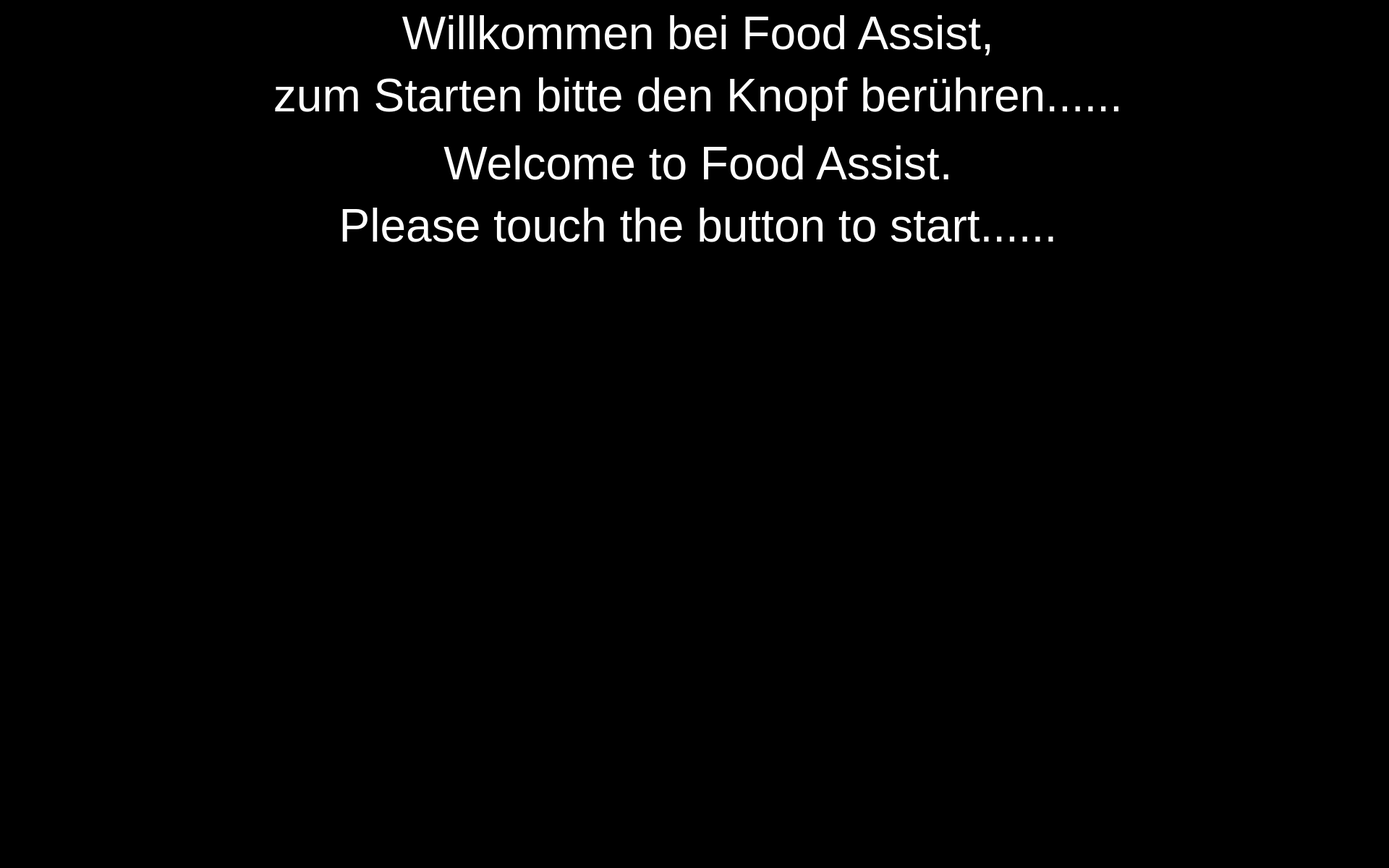
<?xml version="1.0" encoding="UTF-8"?>
<ui version="4.0">
 <class>FoodAssist</class>
 <widget class="QWidget" name="FoodAssist">
  <property name="windowModality">
   <enum>Qt::WindowModal</enum>
  </property>
  <property name="enabled">
   <bool>true</bool>
  </property>
  <property name="geometry">
   <rect>
    <x>0</x>
    <y>0</y>
    <width>1920</width>
    <height>1200</height>
   </rect>
  </property>
  <property name="sizePolicy">
   <sizepolicy hsizetype="Preferred" vsizetype="Preferred">
    <horstretch>0</horstretch>
    <verstretch>0</verstretch>
   </sizepolicy>
  </property>
  <property name="minimumSize">
   <size>
    <width>0</width>
    <height>0</height>
   </size>
  </property>
  <property name="maximumSize">
   <size>
    <width>1920</width>
    <height>1200</height>
   </size>
  </property>
  <property name="windowTitle">
   <string>Food Assist</string>
  </property>
  <property name="windowOpacity">
   <double>1.000000000000000</double>
  </property>
  <property name="styleSheet">
   <string notr="true">background-color: rgb(0, 0, 0);</string>
  </property>
  <widget class="QPushButton" name="start_button">
   <property name="enabled">
    <bool>true</bool>
   </property>
   <property name="geometry">
    <rect>
     <x>1450</x>
     <y>830</y>
     <width>200</width>
     <height>200</height>
    </rect>
   </property>
   <property name="sizePolicy">
    <sizepolicy hsizetype="Preferred" vsizetype="Preferred">
     <horstretch>0</horstretch>
     <verstretch>0</verstretch>
    </sizepolicy>
   </property>
   <property name="minimumSize">
    <size>
     <width>150</width>
     <height>150</height>
    </size>
   </property>
   <property name="maximumSize">
    <size>
     <width>200</width>
     <height>200</height>
    </size>
   </property>
   <property name="cursor">
    <cursorShape>OpenHandCursor</cursorShape>
   </property>
   <property name="focusPolicy">
    <enum>Qt::WheelFocus</enum>
   </property>
   <property name="contextMenuPolicy">
    <enum>Qt::DefaultContextMenu</enum>
   </property>
   <property name="icon">
    <iconset resource="resources/res.qrc">
     <normaloff>:/buttons/Button Start.svg</normaloff>:/buttons/Button Start.svg</iconset>
   </property>
   <property name="iconSize">
    <size>
     <width>200</width>
     <height>200</height>
    </size>
   </property>
   <property name="autoDefault">
    <bool>false</bool>
   </property>
   <property name="default">
    <bool>false</bool>
   </property>
   <property name="flat">
    <bool>true</bool>
   </property>
  </widget>
  <widget class="QLabel" name="status_watch">
   <property name="geometry">
    <rect>
     <x>180</x>
     <y>1040</y>
     <width>150</width>
     <height>150</height>
    </rect>
   </property>
   <property name="text">
    <string/>
   </property>
   <property name="pixmap">
    <pixmap resource="resources/res.qrc">:/img/Watch Off.svg</pixmap>
   </property>
  </widget>
  <widget class="QLabel" name="status_phone">
   <property name="geometry">
    <rect>
     <x>20</x>
     <y>1040</y>
     <width>150</width>
     <height>150</height>
    </rect>
   </property>
   <property name="text">
    <string/>
   </property>
   <property name="pixmap">
    <pixmap resource="resources/res.qrc">:/img/Phone Off.svg</pixmap>
   </property>
  </widget>
  <widget class="QLabel" name="start_label_de">
   <property name="enabled">
    <bool>true</bool>
   </property>
   <property name="geometry">
    <rect>
     <x>40</x>
     <y>0</y>
     <width>1850</width>
     <height>180</height>
    </rect>
   </property>
   <property name="sizePolicy">
    <sizepolicy hsizetype="Preferred" vsizetype="Preferred">
     <horstretch>0</horstretch>
     <verstretch>0</verstretch>
    </sizepolicy>
   </property>
   <property name="minimumSize">
    <size>
     <width>0</width>
     <height>0</height>
    </size>
   </property>
   <property name="maximumSize">
    <size>
     <width>2000</width>
     <height>1000</height>
    </size>
   </property>
   <property name="font">
    <font>
     <pointsize>48</pointsize>
     <weight>50</weight>
     <italic>false</italic>
     <bold>false</bold>
     <stylestrategy>PreferDefault</stylestrategy>
     <kerning>true</kerning>
    </font>
   </property>
   <property name="frameShape">
    <enum>QFrame::NoFrame</enum>
   </property>
   <property name="frameShadow">
    <enum>QFrame::Raised</enum>
   </property>
   <property name="lineWidth">
    <number>0</number>
   </property>
   <property name="text">
    <string>&lt;html&gt;&lt;head/&gt;&lt;body&gt;&lt;p&gt;&lt;span style=&quot; color:#ffffff;&quot;&gt;Willkommen bei Food Assist,&lt;/span&gt;&lt;/p&gt;&lt;p&gt;&lt;span style=&quot; color:#ffffff;&quot;&gt;zum Starten bitte den Knopf berühren......&lt;/span&gt;&lt;/p&gt;&lt;/body&gt;&lt;/html&gt;</string>
   </property>
   <property name="textFormat">
    <enum>Qt::AutoText</enum>
   </property>
   <property name="scaledContents">
    <bool>false</bool>
   </property>
   <property name="alignment">
    <set>Qt::AlignCenter</set>
   </property>
   <property name="wordWrap">
    <bool>true</bool>
   </property>
  </widget>
  <widget class="QLabel" name="start_label_en">
   <property name="enabled">
    <bool>true</bool>
   </property>
   <property name="geometry">
    <rect>
     <x>40</x>
     <y>180</y>
     <width>1850</width>
     <height>180</height>
    </rect>
   </property>
   <property name="sizePolicy">
    <sizepolicy hsizetype="Preferred" vsizetype="Preferred">
     <horstretch>0</horstretch>
     <verstretch>0</verstretch>
    </sizepolicy>
   </property>
   <property name="minimumSize">
    <size>
     <width>0</width>
     <height>0</height>
    </size>
   </property>
   <property name="maximumSize">
    <size>
     <width>2000</width>
     <height>1000</height>
    </size>
   </property>
   <property name="font">
    <font>
     <pointsize>48</pointsize>
     <weight>50</weight>
     <italic>false</italic>
     <bold>false</bold>
     <stylestrategy>PreferDefault</stylestrategy>
     <kerning>true</kerning>
    </font>
   </property>
   <property name="frameShape">
    <enum>QFrame::NoFrame</enum>
   </property>
   <property name="frameShadow">
    <enum>QFrame::Raised</enum>
   </property>
   <property name="lineWidth">
    <number>0</number>
   </property>
   <property name="text">
    <string>&lt;html&gt;&lt;head/&gt;&lt;body&gt;&lt;p&gt;&lt;span style=&quot; color:#ffffff;&quot;&gt;Welcome to Food Assist.&lt;/span&gt;&lt;/p&gt;&lt;p&gt;&lt;span style=&quot; color:#ffffff;&quot;&gt;Please touch the button to start......&lt;/span&gt;&lt;/p&gt;&lt;/body&gt;&lt;/html&gt;</string>
   </property>
   <property name="textFormat">
    <enum>Qt::AutoText</enum>
   </property>
   <property name="scaledContents">
    <bool>false</bool>
   </property>
   <property name="alignment">
    <set>Qt::AlignCenter</set>
   </property>
   <property name="wordWrap">
    <bool>true</bool>
   </property>
  </widget>
 </widget>
 <resources>
  <include location="resources/res.qrc"/>
 </resources>
 <connections/>
</ui>
